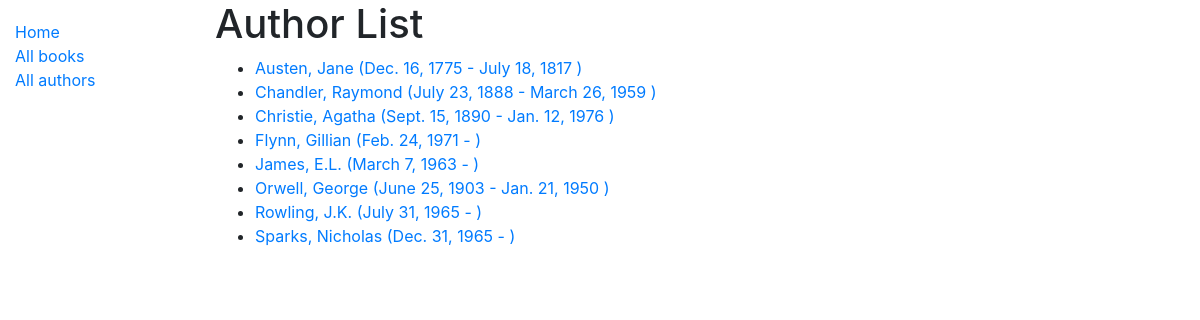
Screenshot of /catalog/authors/ with the database file from the repository.
### catalog/models.py (models this page shows, shortened)
class Author(models.Model):
	first_name=models.CharField(max_length=100)
	last_name=models.CharField(max_length=100)
	date_of_birth=models.DateField(null=True, blank=True)
	date_of_death=models.DateField('Died', null=True, blank=True)
	class Meta:
		ordering=['last_name', 'first_name']
	def get_absolute_url(self):
		return reverse('author-detail', args=[str(self.id)])

### catalog/views.py (the view)
# urls.py: path('authors/', views.AuthorListView.as_view(), name='authors'),
class AuthorListView(generic.ListView):
	model = Author

### catalog/templates/catalog/author_list.html (shortened to what this page needs)
{% extends "base_generic.html" %}
{% block content %}
  <h1>Author List</h1>
  {% if author_list %}
  <ul>
    {% for author in author_list %}
      <li>
        <a href="{{ author.get_absolute_url }}">{{ author.last_name }}, {{ author.first_name }} ({{author.date_of_birth}} - {% if author.date_of_death %}{{author.date_of_death}} {% endif %}) </a>
      </li>
    {% endfor %}
  </ul>
  {% else %}
    <p>There are no author information available</p>
  {% endif %}
{% endblock %}

### rows the page displays
Author: last_name "Austen", first_name "Jane", date_of_birth "Dec. 16, 1775", date_of_death "July 18, 1817"
Author: last_name "Chandler", first_name "Raymond", date_of_birth "July 23, 1888", date_of_death "March 26, 1959"
Author: last_name "Christie", first_name "Agatha", date_of_birth "Sept. 15, 1890", date_of_death "Jan. 12, 1976"
Author: last_name "Flynn", first_name "Gillian", date_of_birth "Feb. 24, 1971"
Author: last_name "James", first_name "E.L.", date_of_birth "March 7, 1963"
Author: last_name "Orwell", first_name "George", date_of_birth "June 25, 1903", date_of_death "Jan. 21, 1950"
Author: last_name "Rowling", first_name "J.K.", date_of_birth "July 31, 1965"
Author: last_name "Sparks", first_name "Nicholas", date_of_birth "Dec. 31, 1965"
